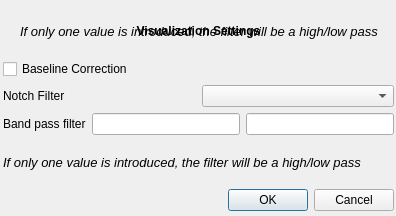
<?xml version="1.0" encoding="UTF-8"?>
<ui version="4.0">
 <class>Dialog</class>
 <widget class="QDialog" name="Dialog">
  <property name="geometry">
   <rect>
    <x>0</x>
    <y>0</y>
    <width>396</width>
    <height>216</height>
   </rect>
  </property>
  <property name="windowTitle">
   <string>Dialog</string>
  </property>
  <widget class="QWidget" name="layoutWidget">
   <property name="geometry">
    <rect>
     <x>3</x>
     <y>10</y>
     <width>391</width>
     <height>201</height>
    </rect>
   </property>
   <layout class="QVBoxLayout" name="verticalLayout">
    <item>
     <widget class="QLabel" name="label">
      <property name="text">
       <string>&lt;html&gt;&lt;head/&gt;&lt;body&gt;&lt;p align=&quot;center&quot;&gt;&lt;span style=&quot; font-weight:600;&quot;&gt;Visualization Settings&lt;/span&gt;&lt;/p&gt;&lt;/body&gt;&lt;/html&gt;</string>
      </property>
     </widget>
    </item>
    <item>
     <widget class="QCheckBox" name="cb_offset">
      <property name="text">
       <string>Baseline Correction</string>
      </property>
     </widget>
    </item>
    <item>
     <layout class="QHBoxLayout" name="horizontalLayout_2">
      <item>
       <widget class="QLabel" name="label_2">
        <property name="text">
         <string>Notch Filter</string>
        </property>
       </widget>
      </item>
      <item>
       <widget class="QComboBox" name="comboBox"/>
      </item>
     </layout>
    </item>
    <item>
     <layout class="QHBoxLayout" name="horizontalLayout">
      <item>
       <widget class="QLabel" name="label_3">
        <property name="text">
         <string>Band pass filter</string>
        </property>
       </widget>
      </item>
      <item>
       <widget class="QLineEdit" name="value_lowpass"/>
      </item>
      <item>
       <widget class="QLineEdit" name="value_highpass"/>
      </item>
     </layout>
    </item>
    <item>
     <widget class="QLabel" name="label_4">
      <property name="font">
       <font>
        <pointsize>10</pointsize>
        <italic>true</italic>
       </font>
      </property>
      <property name="text">
       <string>If only one value is introduced, the filter will be a high/low pass</string>
      </property>
     </widget>
    </item>
    <item>
     <widget class="QDialogButtonBox" name="buttonBox">
      <property name="orientation">
       <enum>Qt::Horizontal</enum>
      </property>
      <property name="standardButtons">
       <set>QDialogButtonBox::Cancel|QDialogButtonBox::Ok</set>
      </property>
     </widget>
    </item>
   </layout>
  </widget>
  <widget class="QLabel" name="label_5">
   <property name="geometry">
    <rect>
     <x>20</x>
     <y>20</y>
     <width>376</width>
     <height>23</height>
    </rect>
   </property>
   <property name="font">
    <font>
     <pointsize>10</pointsize>
     <italic>true</italic>
    </font>
   </property>
   <property name="text">
    <string>If only one value is introduced, the filter will be a high/low pass</string>
   </property>
  </widget>
 </widget>
 <resources/>
 <connections>
  <connection>
   <sender>buttonBox</sender>
   <signal>accepted()</signal>
   <receiver>Dialog</receiver>
   <slot>accept()</slot>
   <hints>
    <hint type="sourcelabel">
     <x>248</x>
     <y>254</y>
    </hint>
    <hint type="destinationlabel">
     <x>157</x>
     <y>274</y>
    </hint>
   </hints>
  </connection>
  <connection>
   <sender>buttonBox</sender>
   <signal>rejected()</signal>
   <receiver>Dialog</receiver>
   <slot>reject()</slot>
   <hints>
    <hint type="sourcelabel">
     <x>316</x>
     <y>260</y>
    </hint>
    <hint type="destinationlabel">
     <x>286</x>
     <y>274</y>
    </hint>
   </hints>
  </connection>
 </connections>
</ui>
